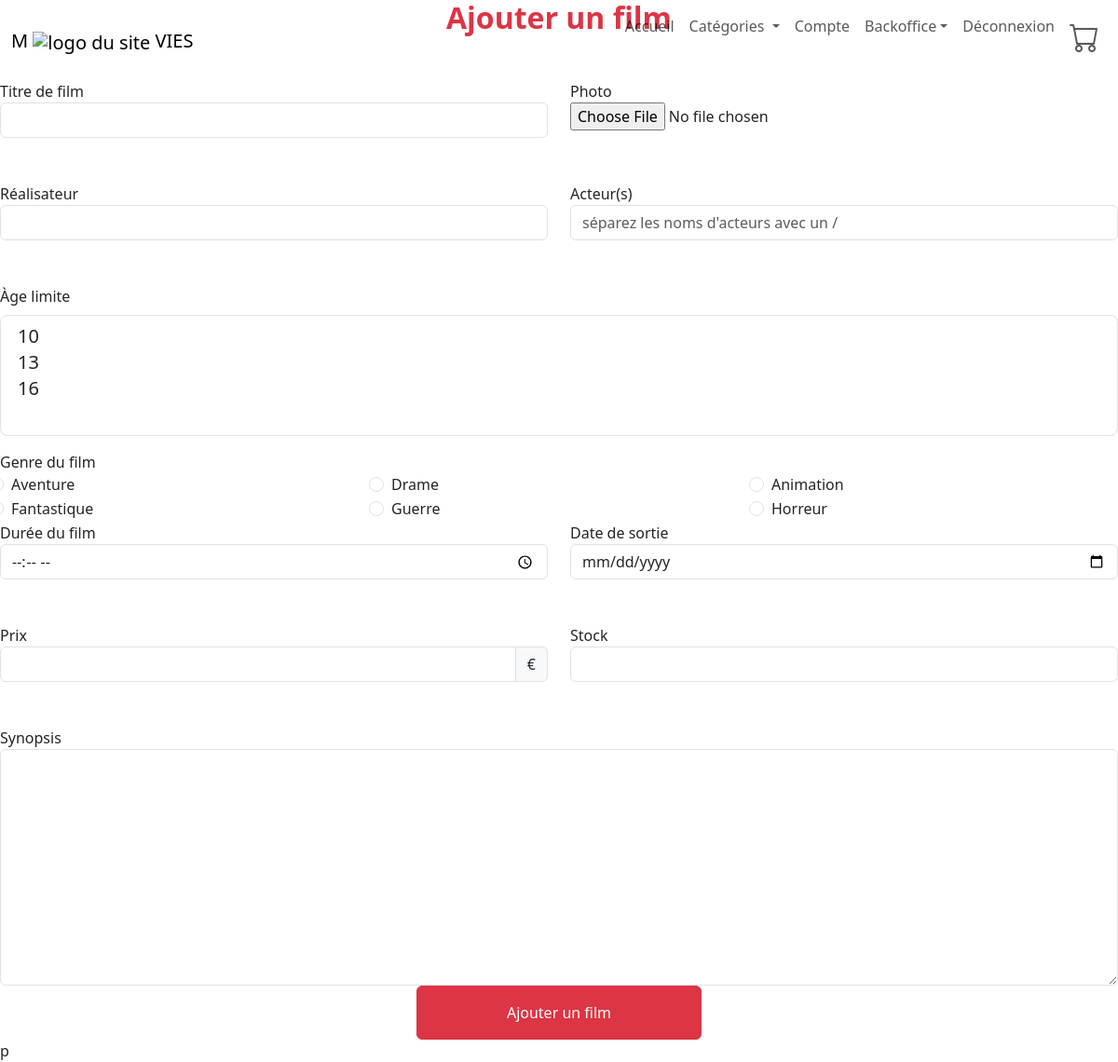
/admin/filmForm.php (signed in), run on the app's committed database.
### tables this page shows
CREATE TABLE `categories` (
  `id_categorie` int NOT NULL,
  `name` varchar(50) NOT NULL,
  `description` text
);

### inc/functions.inc.php (called while the page is built, shortened)
<?php
function connexionBdd(): object
{
    $dsn = "mysql:host=" . DBHOST . ";dbname=" . DBNAME . ";charset=utf8";
    try {
        $pdo = new PDO($dsn, DBUSER, DBPASS);
        $pdo->setAttribute(PDO::ATTR_ERRMODE, PDO::ERRMODE_EXCEPTION);
        $pdo->setAttribute(PDO::ATTR_DEFAULT_FETCH_MODE, PDO::FETCH_ASSOC);
    } catch (PDOException $e) {
        die("Erreur : " . $e->getMessage());
    }
    return $pdo;
}
function allCategories() : mixed{
    $cnx = connexionBdd();
    $sql= "SELECT * FROM categories";
    $request = $cnx->query($sql);
    $result = $request->fetchAll();
    return $result;
}

### admin/filmForm.php (the view, shortened to what this page needs)
<?php
require_once "../inc/functions.inc.php";
require_once "../inc/header.inc.php" ;
?>
<main>
    <h2 class="text-center fw-bolder mb-5 text-danger"><?=isset($film) ? 'Modifier le film': ' Ajouter un film' ?></h2>
    <form action="" method="post" class="back" enctype="multipart/form-data">
        <div class="row">
            <div class="col-md-6 mb-5">
                <label for="title">Titre de film</label>
                <input type="text" name="title" id="title" class="form-control" value="<?=$film['title'] ?? '' ?>">
            </div>
            <div class="col-md-6 mb-5">
                <label for="image">Photo</label>
                <br>
                <input type="file" name="image" id="image">
            </div>
        </div>
        <div class="row">
            <div class="col-md-6 mb-5">
                <label for="director">Réalisateur</label>
                <input type="text" class="form-control" id="director" name="director" value="<?=$film['director'] ?? '' ?>">
            </div>
            <div class="col-md-6">
                <label for="actors">Acteur(s)</label>
                <input type="text" class="form-control" id="actors" name="actors" value="<?=$film['actors'] ?? '' ?>" placeholder="séparez les noms d'acteurs avec un /">
            </div>
        </div>
        <div class="row">
            <div class="mb-3">
                <label for="ageLimit" class="form-label">Àge limite</label>
                <select multiple class="form-select form-select-lg" name="ageLimit" id="ageLimit">
                    <option value="10" <?php if(isset($film['ageLimit']) &&  $film['ageLimit'] == 10 ) echo 'selected' ?>>10</option>
                    <option value="13" <?php if(isset($film['ageLimit']) &&  $film['ageLimit'] == 13 ) echo 'selected' ?>>13</option>
                    <option value="16" <?php if(isset($film['ageLimit']) &&  $film['ageLimit'] == 16 ) echo 'selected' ?>>16</option>
                </select>
            </div>
        </div>
        <div class="row">
            <label for="categories">Genre du film</label>
            <?php
            $categories = allCategories();
            foreach ($categories as $key => $categorie) {
            ?>
                <div class="form-check col-sm-12 col-md-4">
                    <input class="form-check-input" type="radio" name="categories" id="<?=html_entity_decode($categorie["name"])?>" value="<?=$categorie["id_categorie"]?>"  <?=isset($film['category_id']) && $film['category_id'] == $categorie['id_categorie'] ? 'checked' : '' ?>>
                    <label class="form-check-label" for="<?=html_entity_decode($categorie["name"])?>"><?=ucfirst(html_entity_decode($categorie["name"]))?></label>
                </div>
            <?php
            }
            ?>
        </div>
        <div class="row">
            <div class="col-md-6 mb-5">
                <label for="duration">Durée du film</label>
                <input type="time" class="form-control" id="duration" name="duration"  min="01:00" value="<?=$film['duration'] ?? '' ?>">
            </div>
            <div class="col-md-6 mb-5">
                <label for="date">Date de sortie</label>
                <input type="date" name="date" id="date" class="form-control" value="<?=$film['date'] ?? '' ?>">
            </div>
        </div>
        <div class="row">
            <div class="col-md-6 mb-5">
                <label for="price">Prix</label>
                <div class=" input-group">
                    <input type="text" class="form-control" id="price" name="price" aria-label="Euros amount (with dot and two decimal places)" value="<?=$film['price'] ?? '' ?>">
                    <span class="input-group-text">€</span>
                </div>
            </div>
            <div class="col-md-6">
                <label for="stock">Stock</label>
                <input type="number" name="stock" id="stock" class="form-control" min="0" value="<?=$film['stock'] ?? '' ?>">
            </div>
        </div>
        <div class="row">
            <div class="col-12">
                <label for="synopsis">Synopsis</label>
                <textarea type="text" class="form-control" id="synopsis" name="synopsis" rows="10"><?=$film['synopsis'] ?? '' ?></textarea>
            </div>
        </div>
        <div class="row justify-content-center">
            <button type="submit" class="btn btn-danger p-3 w-25"><?=isset($film) ? 'Modifier le film': ' Ajouter un film' ?></button>
        </div>
    </form>
</main>
<?php
require_once "../inc/footer.inc.php";

### data on the page
categories: name "Aventure"
categories: name "Drame"
categories: name "Animation"
categories: name "Fantastique"
categories: name "Guerre"
categories: name "Horreur"
